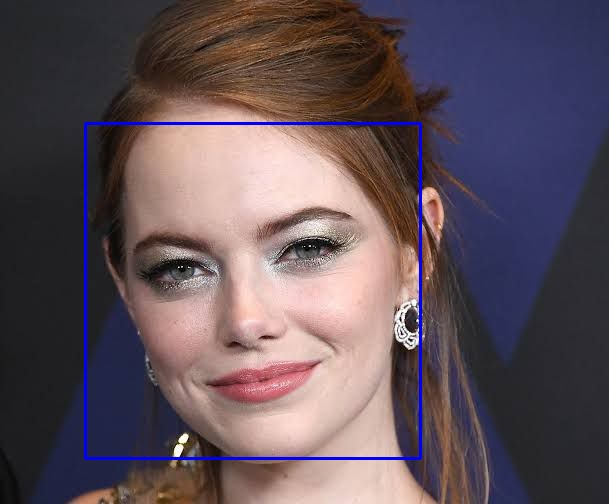
#> input picture 4-face Detection with python and OpenCV/girll.jpg, 609 x 504 px
$ python 'Face detection with python.py'
#> lines starting #> are read from the running program, lines starting #| are printed output that depends on the picture; after the words box and inside, x2 and y2 are one past the last pixel; in counts of white or black regions, pixels touching at a corner belong together
import cv2

face_cascade = cv2.CascadeClassifier('face_detector.xml')

img = cv2.imread('girll.jpg')
#> img is the input picture: shape (504, 609, 3); mean B, G, R 88.7, 80.5, 95.3


faces = face_cascade.detectMultiScale(img, 1.1, 4)
#> faces = [[85, 123, 335, 335]]

for (x, y, w, h) in faces:
    cv2.rectangle(img, (x,y), (x + w, y + h), (250, 0, 0,), 2)
#> this loop made 1 pass
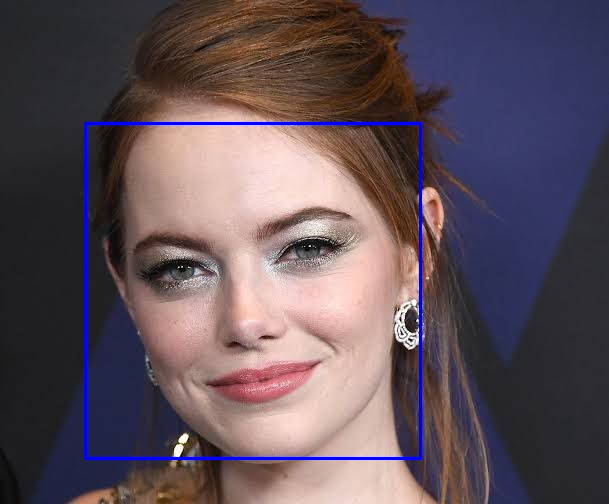
#> img: shape (504, 609, 3); 1.31% of pixels changed, all inside (x1, y1, x2, y2) = (84, 122, 422, 460)

cv2.imshow('img', img)
cv2.waitKey()

cv2.imwrite("girll.jpg", img)
print('Successfully saved')
